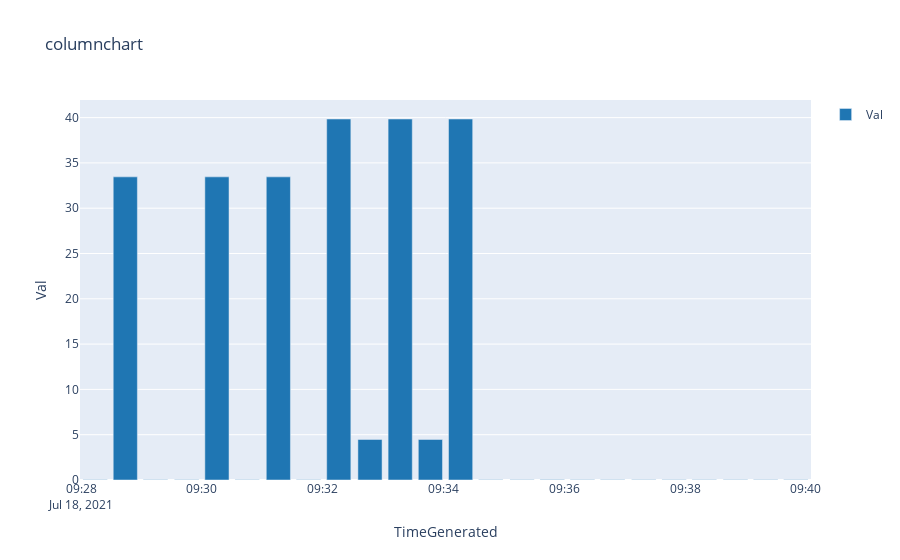

The notebook cell this image was saved under:
### Code cell
%%kql 
    InsightsMetrics
    | where Origin == "iot.azm.ms" and Namespace == "metricsmodule"
    | where Name == "edgeAgent_used_cpu_percent"
    | extend dimensions=parse_json(Tags)
    | extend device = tostring(dimensions.edge_device)
    | extend module = tostring(dimensions.module_name)
    | where TimeGenerated > datetime(2021-07-18T09:28:00Z) and TimeGenerated < datetime(2021-07-18T09:40:00Z)
    | where module == "edgeHub"
    | project TimeGenerated, Val
    | render columnchart

### Figure 1 — Plotly figure (JSON) as saved in the notebook; plotly's stock layout.template omitted (floating-point values rounded to 4 significant figures)
{"data": [{"marker": {"color": "rgb(31, 118, 179)"}, "name": "Val", "orientation": "v", "type": "bar", "x": ["2021-07-18T09:28:14+00:00", "2021-07-18T09:28:44+00:00", "2021-07-18T09:29:14+00:00", "2021-07-18T09:29:45+00:00", "2021-07-18T09:30:15+00:00", "2021-07-18T09:30:45+00:00", "2021-07-18T09:31:16+00:00", "2021-07-18T09:31:46+00:00", "2021-07-18T09:32:16+00:00", "2021-07-18T09:32:47+00:00", "2021-07-18T09:33:17+00:00", "2021-07-18T09:33:47+00:00", "2021-07-18T09:34:17+00:00", "2021-07-18T09:34:47+00:00", "2021-07-18T09:35:18+00:00", "2021-07-18T09:35:48+00:00", "2021-07-18T09:36:18+00:00", "2021-07-18T09:36:48+00:00", "2021-07-18T09:37:19+00:00", "2021-07-18T09:37:49+00:00", "2021-07-18T09:38:19+00:00", "2021-07-18T09:38:50+00:00", "2021-07-18T09:39:20+00:00", "2021-07-18T09:39:50+00:00"], "y": [0.036, 33.46, 0.036, 0.036, 33.46, 0.036, 33.46, 0.036, 39.85, 4.472, 39.85, 4.472, 39.85, 0.036, 0.036, 0.04707, 0.036, 0.036, 0.036, 0.036, 0.036, 0.036, 0.036, 0.036]}], "layout": {"showlegend": true, "title": {"text": "columnchart"}, "xaxis": {"ticksuffix": "", "title": {"text": "TimeGenerated"}, "type": "date"}, "yaxis": {"title": {"text": "Val"}, "type": "linear"}}}
